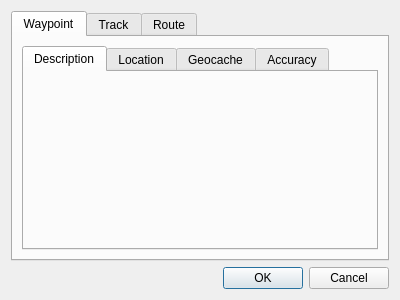
<?xml version="1.0" encoding="UTF-8"?>
<ui version="4.0">
 <class>NewItemDialog</class>
 <widget class="QDialog" name="NewItemDialog">
  <property name="geometry">
   <rect>
    <x>0</x>
    <y>0</y>
    <width>400</width>
    <height>300</height>
   </rect>
  </property>
  <property name="windowTitle">
   <string>Dialog</string>
  </property>
  <layout class="QVBoxLayout" name="verticalLayout">
   <item>
    <widget class="QTabWidget" name="tabWidget">
     <property name="currentIndex">
      <number>0</number>
     </property>
     <widget class="QWidget" name="waypoint_tab">
      <attribute name="title">
       <string>Waypoint</string>
      </attribute>
      <layout class="QVBoxLayout" name="verticalLayout_3">
       <item>
        <widget class="QTabWidget" name="tabWidget_2">
         <property name="currentIndex">
          <number>0</number>
         </property>
         <widget class="QWidget" name="waypoint_description_tab">
          <attribute name="title">
           <string>Description</string>
          </attribute>
         </widget>
         <widget class="QWidget" name="waypoint_location_tab">
          <attribute name="title">
           <string>Location</string>
          </attribute>
         </widget>
         <widget class="QWidget" name="waypoint_geocache_tab">
          <attribute name="title">
           <string>Geocache</string>
          </attribute>
         </widget>
         <widget class="QWidget" name="waypoint_accuracy_tab">
          <attribute name="title">
           <string>Accuracy</string>
          </attribute>
         </widget>
        </widget>
       </item>
      </layout>
     </widget>
     <widget class="QWidget" name="track_tab">
      <attribute name="title">
       <string>Track</string>
      </attribute>
      <layout class="QVBoxLayout" name="verticalLayout_4">
       <item>
        <widget class="QLabel" name="label">
         <property name="text">
          <string>TODO</string>
         </property>
         <property name="alignment">
          <set>Qt::AlignCenter</set>
         </property>
        </widget>
       </item>
      </layout>
     </widget>
     <widget class="QWidget" name="route_tab">
      <attribute name="title">
       <string>Route</string>
      </attribute>
      <layout class="QVBoxLayout" name="verticalLayout_2">
       <item>
        <widget class="QLabel" name="label_2">
         <property name="text">
          <string>TODO</string>
         </property>
         <property name="alignment">
          <set>Qt::AlignCenter</set>
         </property>
        </widget>
       </item>
      </layout>
     </widget>
    </widget>
   </item>
   <item>
    <widget class="QDialogButtonBox" name="buttonBox">
     <property name="orientation">
      <enum>Qt::Horizontal</enum>
     </property>
     <property name="standardButtons">
      <set>QDialogButtonBox::Cancel|QDialogButtonBox::Ok</set>
     </property>
    </widget>
   </item>
  </layout>
 </widget>
 <resources/>
 <connections>
  <connection>
   <sender>buttonBox</sender>
   <signal>accepted()</signal>
   <receiver>NewItemDialog</receiver>
   <slot>accept()</slot>
   <hints>
    <hint type="sourcelabel">
     <x>248</x>
     <y>254</y>
    </hint>
    <hint type="destinationlabel">
     <x>157</x>
     <y>274</y>
    </hint>
   </hints>
  </connection>
  <connection>
   <sender>buttonBox</sender>
   <signal>rejected()</signal>
   <receiver>NewItemDialog</receiver>
   <slot>reject()</slot>
   <hints>
    <hint type="sourcelabel">
     <x>316</x>
     <y>260</y>
    </hint>
    <hint type="destinationlabel">
     <x>286</x>
     <y>274</y>
    </hint>
   </hints>
  </connection>
 </connections>
</ui>
